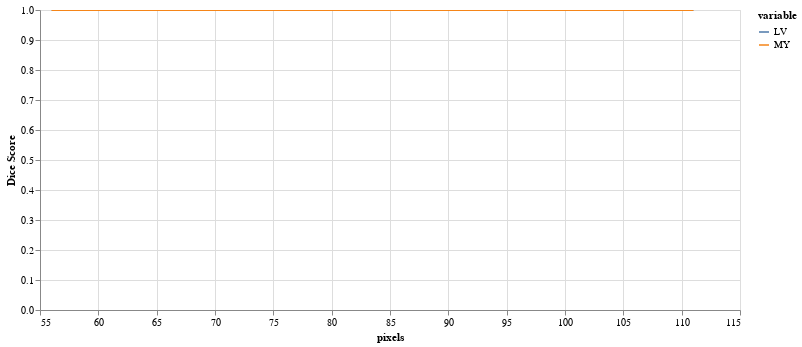

Notebook source saved alongside this figure:
### Code cell
results = eval_crop_series(img(), trueMask(), trainedModel, components=['bg','LV','MY'])
plot_eval_series(results)

### Figure 1 — Vega-Lite specification as saved in the notebook (floating-point values rounded to 4 significant figures)
{"config": {"view": {"continuousWidth": 400, "continuousHeight": 300}}, "data": {"name": "data-1b28a84b7cf8aa4b29f4574597f72e81"}, "mark": "line", "encoding": {"color": {"field": "variable", "type": "nominal"}, "tooltip": {"field": "Dice Score", "type": "quantitative"}, "x": {"field": "pixels", "type": "quantitative"}, "y": {"field": "Dice Score", "type": "quantitative"}}, "height": 300, "selection": {"selector013": {"type": "interval", "bind": "scales", "encodings": ["x", "y"]}}, "width": 700, "$schema": "https://vega.github.io/schema/vega-lite/v4.17.0.json", "datasets": {"data-1b28a84b7cf8aa4b29f4574597f72e81": [{"pixels": 56, "variable": "LV", "Dice Score": 1.0}, {"pixels": 61, "variable": "LV", "Dice Score": 1.0}, {"pixels": 66, "variable": "LV", "Dice Score": 1.0}, {"pixels": 71, "variable": "LV", "Dice Score": 1.0}, {"pixels": 76, "variable": "LV", "Dice Score": 1.0}, {"pixels": 81, "variable": "LV", "Dice Score": 1.0}, {"pixels": 86, "variable": "LV", "Dice Score": 1.0}, {"pixels": 91, "variable": "LV", "Dice Score": 1.0}, {"pixels": 96, "variable": "LV", "Dice Score": 1.0}, {"pixels": 101, "variable": "LV", "Dice Score": 1.0}, {"pixels": 106, "variable": "LV", "Dice Score": 1.0}, {"pixels": 111, "variable": "LV", "Dice Score": 1.0}, {"pixels": 56, "variable": "MY", "Dice Score": 1.0}, {"pixels": 61, "variable": "MY", "Dice Score": 1.0}, {"pixels": 66, "variable": "MY", "Dice Score": 1.0}, {"pixels": 71, "variable": "MY", "Dice Score": 1.0}, {"pixels": 76, "variable": "MY", "Dice Score": 1.0}, {"pixels": 81, "variable": "MY", "Dice Score": 1.0}, {"pixels": 86, "variable": "MY", "Dice Score": 1.0}, {"pixels": 91, "variable": "MY", "Dice Score": 1.0}, {"pixels": 96, "variable": "MY", "Dice Score": 1.0}, {"pixels": 101, "variable": "MY", "Dice Score": 1.0}, {"pixels": 106, "variable": "MY", "Dice Score": 1.0}, {"pixels": 111, "variable": "MY", "Dice Score": 1.0}]}}
